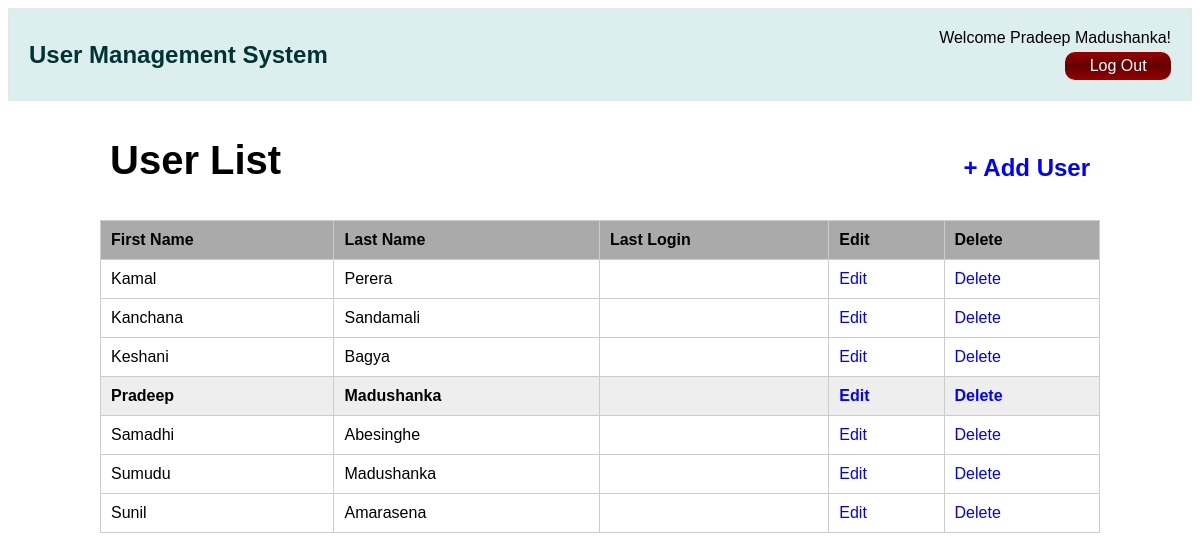
The page /users.php (signed in) on the database its author committed.
### tables this page shows
CREATE TABLE users(
    user_id INT(11) AUTO_INCREMENT,
    first_name VARCHAR(50) NOT NULL,
    last_name VARCHAR(100),
    email VARCHAR(100) NOT NULL UNIQUE,
    hashed_password VARCHAR(40) NOT NULL,
    salt INT(11) NOT NULL,
    last_login DATETIME,
    is_deleted TINYINT(1) DEFAULT 0,
    PRIMARY KEY (user_id)
);

### users.php (the view, shortened to what this page needs)
<?php require_once("inc/connection.php"); ?>
<?php
    $user_list = "";
    $query = "SELECT *
        FROM users
        WHERE is_deleted = 0
        ORDER BY first_name;";
    $result = mysqli_query($connection, $query);
    while ($user = mysqli_fetch_assoc($result)) {
        if ($user["user_id"] == $_SESSION["user_id"]){
            $user_list .= "<tr class=\"user_row\">";
        } else{
            $user_list .= "<tr>";
        }
        $user_list .= "<td>{$user['first_name']}</td>";
        $user_list .= "<td>{$user['last_name']}</td>";
        $user_list .= "<td>{$user['last_login']}</td>";
        $user_list .= "<td><a href=\"modify_user.php?user_id={$user['user_id']}\">Edit</a></td>";
        $user_list .= "<td><a href=\"delete_user.php?user_id={$user['user_id']}\"
            onclick=\"return confirm('Are you sure you want to delete {$user['email']}?');\">Delete</a></td>";
        $user_list .= "</tr>";
    }
?>
<!DOCTYPE html>
<html lang="en">
<head>
    <link rel="stylesheet" href="css/main.css">
</head>
<body>
    <?php require_once("inc/header.php"); ?>
    <main>
        <h1>User List <span><a href="add_user.php">+ Add User</a></span></h1>
        <table class="main_table">
            <tr>
                <th>First Name</th>
                <th>Last Name</th>
                <th>Last Login</th>
                <th>Edit</th>
                <th>Delete</th>
            </tr>
            <?php echo $user_list; ?>
        </table>
    </main>
</body>
</html>

### css/main.css (style rules this page uses)
body { font-size: 16px; font-family: Arial, Helvetica, sans-serif; }
main { width: 1000px; margin: 25px auto; }
main h1 { padding: 10px; font-size: 40px; }
main h1 span { float: right; font-size: 24px; padding-top: 16px; }
main h1 span a { text-decoration: none; color: blue; }
.main_table { width: 100%; border-collapse: collapse; }
.main_table th { background: #aaaaaa; }
.main_table th, .main_table td { border: 1px solid #cccccc; padding: 10px; text-align: left; }
.main_table .user_row { font-weight: bold; background: #eeeeee; }
.main_table a { color: blue; text-decoration: none; }

### rows shown on the page
users: first_name "Kamal", last_name "Perera"
users: first_name "Kanchana", last_name "Sandamali"
users: first_name "Keshani", last_name "Bagya"
users: first_name "Pradeep", last_name "Madushanka"
users: first_name "Samadhi", last_name "Abesinghe"
users: first_name "Sumudu", last_name "Madushanka"
users: first_name "Sunil", last_name "Amarasena"

### other values the page prints
$username "Pradeep Madushanka"
